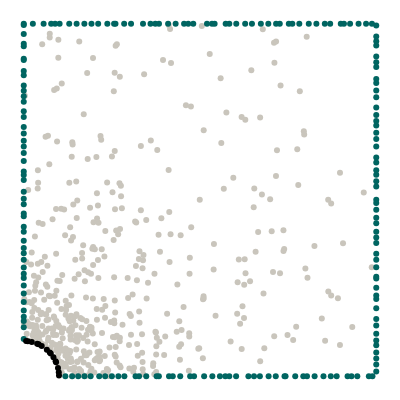
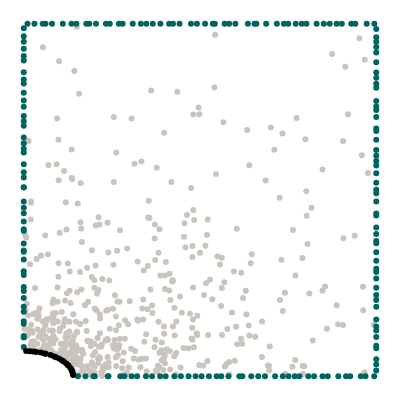

Source (notebook cell) for these figures, in order:
### Markdown cell above
## Geometry

We want to model a quarter of a plate with an elliptical hole. The domain itself is represented by collocation points, the boundaries are represented by uniformly sampled points along the perimeter.

### Code cell
import torch
from torch.optim.lr_scheduler import StepLR, ExponentialLR
import numpy as np
from scipy.stats import qmc
from plotly.express.colors import sequential
import plotly.graph_objects as go
import plotly.figure_factory as ff
from tqdm import tqdm
import matplotlib.pyplot as plt
from scipy.interpolate import interp1d
import pandas as pd
import seaborn as sns



from global_constants import L, R, MU, LBD, N1, N2

from new_plate_elliptic_hole import Plate 

# Elliptical axis in x direction
Rx = 0.14
Ry = R**2 / Rx
# Edge samples
N = 50 #40
# Number of collocation points
M = 500 #500

# Epochs
epochs = 25432#5000
# Batch size
batch_size = 250 #64
# Learning rate
lr = 0.001 #0.001
# Scheduler step width
scheduler_step = 1000
# Gamma factor of scheduler
scheduler_gamma = 0.8
expo_gamma = 0.999
# Weight update factor
ALPHA = 0.9
# Number of hidden neurons
HN = 200 #256 #recommended by wang et al
# Number of hidden layers
LAYERS = 5
# Variance
SIGMA = 0.7 #1.0
# Fourier features
FEATURES = 50 #40
# precision
#torch.set_default_dtype(torch.float32)
DTYPE = torch.float32



#step width for updating weights
step_size = 100
#HNEU_split*epochs ->moment for splitting total_NEU to NEU and HNEU 
HNEU_split = 0.0



def generate_radii_list(min_Ra_x, max_Ra_x, step):
    if step == 0:
        rad_x_list = [min_Ra_x, max_Ra_x]
    else:
        num_steps = int((max_Ra_x - min_Ra_x) / step) + 1
        rad_x_list = np.linspace(min_Ra_x, max_Ra_x, num_steps)
        rad_x_list = [round(rad_x, 2) for rad_x in rad_x_list]
    rad_y_list = []
    for rad_x in rad_x_list:
        rad_y_list.append(R**2 / rad_x)
    return rad_x_list, rad_y_list

def generate_multiple_plates(min_Ra_x, max_Ra_x, step_size):

    list_collo = torch.empty(0,3,requires_grad=True)
    list_top = torch.empty(0,3,requires_grad=True)
    list_right = torch.empty(0,3,requires_grad=True)
    list_left = torch.empty(0,3,requires_grad=True)
    list_bottom = torch.empty(0,3,requires_grad=True)
    list_hole = torch.empty(0,5,requires_grad=True)

    rad_x_list, rad_y_list = generate_radii_list(min_Ra_x, max_Ra_x, step_size)
    for rad_x in rad_x_list:
        p1 = Plate(rad_x, N, M)
        #data_one_plate -> [collocation, top, right, left, bottom, hole, n_hole]
        collo_points, top_points, right_points, left_points, bottom_points, hole_points = p1.generate_dataset()
        list_collo = torch.cat((list_collo, collo_points), dim=0)
        list_top = torch.cat((list_top, top_points), dim=0)
        list_right = torch.cat((list_right, right_points), dim=0)
        list_left = torch.cat((list_left, left_points), dim=0)
        list_bottom = torch.cat((list_bottom, bottom_points), dim=0)
        list_hole = torch.cat((list_hole, hole_points), dim=0)
        
    return list_collo, list_top, list_right, list_left, list_bottom, list_hole 

def generate_multiple_plates_dict(min_Ra_x, max_Ra_x):
    dict_plate_points = dict()
    tuples = [
            ("x_collo", 0, 0),
            ("y_collo", 0, 1),
            ("x_top", 1, 0),
            ("y_top", 1, 1),
            ("x_right", 2, 0),
            ("y_right", 2, 1),
            ("x_left", 3, 0),
            ("y_left", 3, 1),
            ("x_bottom", 4, 0),
            ("y_bottom", 4, 1),
            ("x_hole", 5, 0),
            ("y_hole", 5, 1),   
        ] 
    
    rad_x_list, rad_y_list = generate_radii_list(min_Ra_x, max_Ra_x, 0.01)
    for rad_x in rad_x_list:
        p1 = Plate(rad_x, N, M)
        #data_one_plate -> [collocation, top, right, left, bottom, hole, n_hole]
        data_one_plate = p1.generate_dataset()

        for tuple in tuples:
            key = tuple[0]
            dict_plate_points.setdefault(key, []).append(data_one_plate[tuple[1]][:,tuple[2]])
        #plotting one plate
        #p1.plot_plate_with_hole(*data_one_plate)
    for key in dict_plate_points: 
        #appending list of tensors to one tensor
        dict_plate_points[key] = torch.cat(dict_plate_points[key])
        print(key, "besteht aus",dict_plate_points[key].size(), "Datenpunkten")

    collo_points = torch.column_stack([dict_plate_points["x_collo"], dict_plate_points["y_collo"]])
    top_points = torch.column_stack([dict_plate_points["x_top"], dict_plate_points["y_top"]])
    right_points = torch.column_stack([dict_plate_points["x_right"], dict_plate_points["y_right"]])
    left_points = torch.column_stack([dict_plate_points["x_left"], dict_plate_points["y_left"]])
    bottom_points = torch.column_stack([dict_plate_points["x_bottom"], dict_plate_points["y_bottom"]])
    hole_points = torch.column_stack([dict_plate_points["x_hole"], dict_plate_points["y_hole"]])

    return collo_points, top_points, right_points, left_points, bottom_points, hole_points



p98 = Plate(0.10, N, M)
collocation, top, right, left, bottom, hole = p98.generate_dataset()
p98.plot_plate_with_hole(collocation, top, right, left, bottom, hole)

p99 = Plate(0.14, N, M)
collocation, top, right, left, bottom, hole = p99.generate_dataset()
p99.plot_plate_with_hole(collocation, top, right, left, bottom, hole)

### Figure 1 — Plotly figure (JSON) as saved in the notebook; plotly's stock layout.template omitted (floating-point values rounded to 4 significant figures; data arrays with more than 128 entries replaced by an {"elided": "..."} marker saying what was removed)
{"data": [{"marker": {"color": "#C9C5BC"}, "mode": "markers", "type": "scatter", "x": {"elided": "500 float values"}, "y": {"elided": "500 float values"}}, {"marker": {"color": "#006561"}, "mode": "markers", "type": "scatter", "x": [0.1017, 0.4095, 0.8994, 0.2111, 0.5341, 0.6281, 0.6726, 0.9878, 0.2371, 0.15, 0.5831, 0.4309, 0.7519, 0.2603, 0.5198, 0.6474, 0.3044, 0.5728, 0.4549, 0.8541, 0.2848, 0.7158, 0.8693, 0.02585, 0.3732, 0.8086, 0.7817, 0.6029, 0.2563, 0.172, 0.5414, 0.3597, 0.1921, 0.9711, 0.3837, 0.762, 0.9084, 0.9258, 0.4666, 0.7263, 0.08896, 0.8302, 0.07778, 0.05638, 0.3383, 0.129, 0.9498, 0.4809, 0.6938, 4.357e-05], "y": [1, 1, 1, 1, 1, 1, 1, 1, 1, 1, 1, 1, 1, 1, 1, 1, 1, 1, 1, 1, 1, 1, 1, 1, 1, 1, 1, 1, 1, 1, 1, 1, 1, 1, 1, 1, 1, 1, 1, 1, 1, 1, 1, 1, 1, 1, 1, 1, 1, 1]}, {"marker": {"color": "#006561"}, "mode": "markers", "type": "scatter", "x": [0.118, 0.6946, 0.535, 0.1545, 0.8877, 0.7398, 0.5831, 0.5565, 0.9892, 0.6024, 0.9299, 0.6699, 0.4121, 0.793, 0.231, 0.5117, 0.9462, 0.3271, 0.25, 0.5718, 0.7701, 0.1375, 0.1722, 0.3475, 0.3172, 0.2685, 0.6533, 0.979, 0.8035, 0.8711, 0.6374, 0.4439, 0.8503, 0.4227, 0.9187, 0.7149, 0.8251, 0.4831, 0.3833, 0.7427, 0.4721, 0.2142, 0.3769, 0.1898, 0.2855], "y": [0, 0, 0, 0, 0, 0, 0, 0, 0, 0, 0, 0, 0, 0, 0, 0, 0, 0, 0, 0, 0, 0, 0, 0, 0, 0, 0, 0, 0, 0, 0, 0, 0, 0, 0, 0, 0, 0, 0, 0, 0, 0, 0, 0, 0]}, {"marker": {"color": "#006561"}, "mode": "markers", "type": "scatter", "x": [0, 0, 0, 0, 0, 0, 0, 0, 0, 0, 0, 0, 0, 0, 0, 0, 0, 0, 0, 0, 0, 0, 0, 0, 0, 0, 0, 0, 0, 0, 0, 0, 0, 0, 0, 0, 0, 0, 0, 0, 0, 0, 0, 0, 0], "y": [0.557, 0.9005, 0.4103, 0.2572, 0.1054, 0.8543, 0.4243, 0.8101, 0.9962, 0.9435, 0.1865, 0.7516, 0.169, 0.7071, 0.6884, 0.6333, 0.211, 0.3486, 0.2906, 0.7946, 0.3845, 0.5811, 0.3304, 0.7788, 0.7353, 0.6515, 0.139, 0.364, 0.4536, 0.2347, 0.5235, 0.1569, 0.4615, 0.6679, 0.8969, 0.5037, 0.8246, 0.5709, 0.9707, 0.488, 0.3084, 0.9363, 0.2786, 0.8657, 0.6103]}, {"marker": {"color": "#006561"}, "mode": "markers", "type": "scatter", "x": [1, 1, 1, 1, 1, 1, 1, 1, 1, 1, 1, 1, 1, 1, 1, 1, 1, 1, 1, 1, 1, 1, 1, 1, 1, 1, 1, 1, 1, 1, 1, 1, 1, 1, 1, 1, 1, 1, 1, 1, 1, 1, 1, 1, 1, 1, 1, 1, 1, 1], "y": [0.2821, 0.3478, 0.9507, 0.741, 0.7624, 0.2192, 0.1206, 0.6909, 0.2511, 0.4341, 0.3304, 0.45, 0.7114, 0.5531, 0.1014, 0.9068, 0.1441, 0.6209, 0.1622, 0.05045, 0.7912, 0.5382, 0.08774, 0.3094, 0.9381, 0.2773, 0.6731, 0.3935, 0.8317, 0.964, 0.7241, 0.5009, 0.5842, 0.8432, 0.03349, 0.06722, 0.4096, 0.8773, 0.472, 0.572, 0.6065, 0.3783, 0.652, 0.0135, 0.891, 0.8106, 0.9952, 0.1931, 0.4918, 0.2291]}, {"marker": {"color": "black"}, "mode": "markers", "type": "scatter", "x": [0.01127, 0.04236, 0.006705, 0.06554, 0.07655, 0.09163, 0.09039, 0.09934, 0.09715, 0.03809, 0.09998, 0.02276, 0.0843, 0.07385, 0.05101], "y": [0.09936, 0.09058, 0.09977, 0.07553, 0.06434, 0.04005, 0.04277, 0.01148, 0.02371, 0.09246, 0.002234, 0.09737, 0.0538, 0.06743, 0.08601]}], "layout": {"height": 400, "margin": {"b": 0, "l": 0, "r": 0, "t": 0}, "showlegend": false, "width": 400, "xaxis": {"visible": false}, "yaxis": {"scaleanchor": "x", "visible": false}}}

### Figure 2 — Plotly figure (JSON) as saved in the notebook; plotly's stock layout.template omitted (floating-point values rounded to 4 significant figures; data arrays with more than 128 entries replaced by an {"elided": "..."} marker saying what was removed)
{"data": [{"marker": {"color": "#C9C5BC"}, "mode": "markers", "type": "scatter", "x": {"elided": "500 float values"}, "y": {"elided": "500 float values"}}, {"marker": {"color": "#006561"}, "mode": "markers", "type": "scatter", "x": [0.5698, 0.4421, 0.9024, 0.4744, 0.9294, 0.08026, 0.8309, 0.05382, 0.6878, 0.9947, 0.718, 0.06177, 0.738, 0.366, 0.8511, 0.3092, 0.1354, 0.3877, 0.4234, 0.66, 0.2051, 0.4912, 0.2698, 0.4126, 0.1775, 0.1494, 0.2332, 0.244, 0.3322, 0.8875, 0.01063, 0.6003, 0.03038, 0.868, 0.542, 0.5144, 0.7503, 0.9729, 0.2806, 0.3477, 0.1109, 0.7715, 0.6548, 0.186, 0.5363, 0.636, 0.9406, 0.5826, 0.7887, 0.8021], "y": [1, 1, 1, 1, 1, 1, 1, 1, 1, 1, 1, 1, 1, 1, 1, 1, 1, 1, 1, 1, 1, 1, 1, 1, 1, 1, 1, 1, 1, 1, 1, 1, 1, 1, 1, 1, 1, 1, 1, 1, 1, 1, 1, 1, 1, 1, 1, 1, 1, 1]}, {"marker": {"color": "#006561"}, "mode": "markers", "type": "scatter", "x": [0.6454, 0.7689, 0.3641, 0.7132, 0.8238, 0.2018, 0.2739, 0.7513, 0.6117, 0.1978, 0.8074, 0.3058, 0.4676, 0.5254, 0.5808, 0.4027, 0.4274, 0.2404, 0.5602, 0.3215, 0.1538, 0.8624, 0.4874, 0.9695, 0.387, 0.2385, 0.8475, 0.6652, 0.8925, 0.175, 0.7819, 0.9562, 0.7349, 0.4457, 0.9942, 0.9262, 0.5046, 0.6844, 0.9143, 0.6203, 0.2858, 0.5472, 0.3466], "y": [0, 0, 0, 0, 0, 0, 0, 0, 0, 0, 0, 0, 0, 0, 0, 0, 0, 0, 0, 0, 0, 0, 0, 0, 0, 0, 0, 0, 0, 0, 0, 0, 0, 0, 0, 0, 0, 0, 0, 0, 0, 0, 0]}, {"marker": {"color": "#006561"}, "mode": "markers", "type": "scatter", "x": [0, 0, 0, 0, 0, 0, 0, 0, 0, 0, 0, 0, 0, 0, 0, 0, 0, 0, 0, 0, 0, 0, 0, 0, 0, 0, 0, 0, 0, 0, 0, 0, 0, 0, 0, 0, 0, 0, 0, 0, 0, 0, 0, 0, 0, 0], "y": [0.8415, 0.3535, 0.2418, 0.2979, 0.7643, 0.1828, 0.9642, 0.8306, 0.6607, 0.9871, 0.2875, 0.5356, 0.4955, 0.4777, 0.4127, 0.2223, 0.8954, 0.6348, 0.4623, 0.9291, 0.6012, 0.3316, 0.3569, 0.949, 0.5365, 0.1974, 0.11, 0.5786, 0.2533, 0.8621, 0.1562, 0.7234, 0.1145, 0.4168, 0.9087, 0.6453, 0.6771, 0.08267, 0.7825, 0.5641, 0.7106, 0.8041, 0.3765, 0.1491, 0.7384, 0.4389]}, {"marker": {"color": "#006561"}, "mode": "markers", "type": "scatter", "x": [1, 1, 1, 1, 1, 1, 1, 1, 1, 1, 1, 1, 1, 1, 1, 1, 1, 1, 1, 1, 1, 1, 1, 1, 1, 1, 1, 1, 1, 1, 1, 1, 1, 1, 1, 1, 1, 1, 1, 1, 1, 1, 1, 1, 1, 1, 1, 1, 1, 1], "y": [0.671, 0.9851, 0.6418, 0.08632, 0.03301, 0.1412, 0.7357, 0.5981, 0.9486, 0.1295, 0.7655, 0.9342, 0.5189, 0.7025, 0.462, 0.3518, 0.1612, 0.8295, 0.549, 0.3835, 0.2513, 0.4038, 0.9184, 0.962, 0.4959, 0.07917, 0.2306, 0.7806, 0.1974, 0.01602, 0.4563, 0.2161, 0.6106, 0.4218, 0.8183, 0.8618, 0.5291, 0.755, 0.5759, 0.04848, 0.3773, 0.2774, 0.8466, 0.3048, 0.2957, 0.111, 0.6255, 0.3279, 0.6957, 0.8904]}, {"marker": {"color": "black"}, "mode": "markers", "type": "scatter", "x": [0.1392, 0.1207, 0.06263, 0.1398, 0.03553, 0.08656, 0.09149, 0.05888, 0.1257, 0.04835, 0.0175, 0.1327, 0.109, 0.101, 0.006863, 0.1358, 0.1135, 0.1376, 0.07614, 0.127, 0.02742], "y": [0.007617, 0.03621, 0.06388, 0.003523, 0.06909, 0.05614, 0.05407, 0.0648, 0.03146, 0.06703, 0.07087, 0.02273, 0.04485, 0.04944, 0.07134, 0.01741, 0.04182, 0.01323, 0.05994, 0.03002, 0.07005]}], "layout": {"height": 400, "margin": {"b": 0, "l": 0, "r": 0, "t": 0}, "showlegend": false, "width": 400, "xaxis": {"visible": false}, "yaxis": {"scaleanchor": "x", "visible": false}}}
